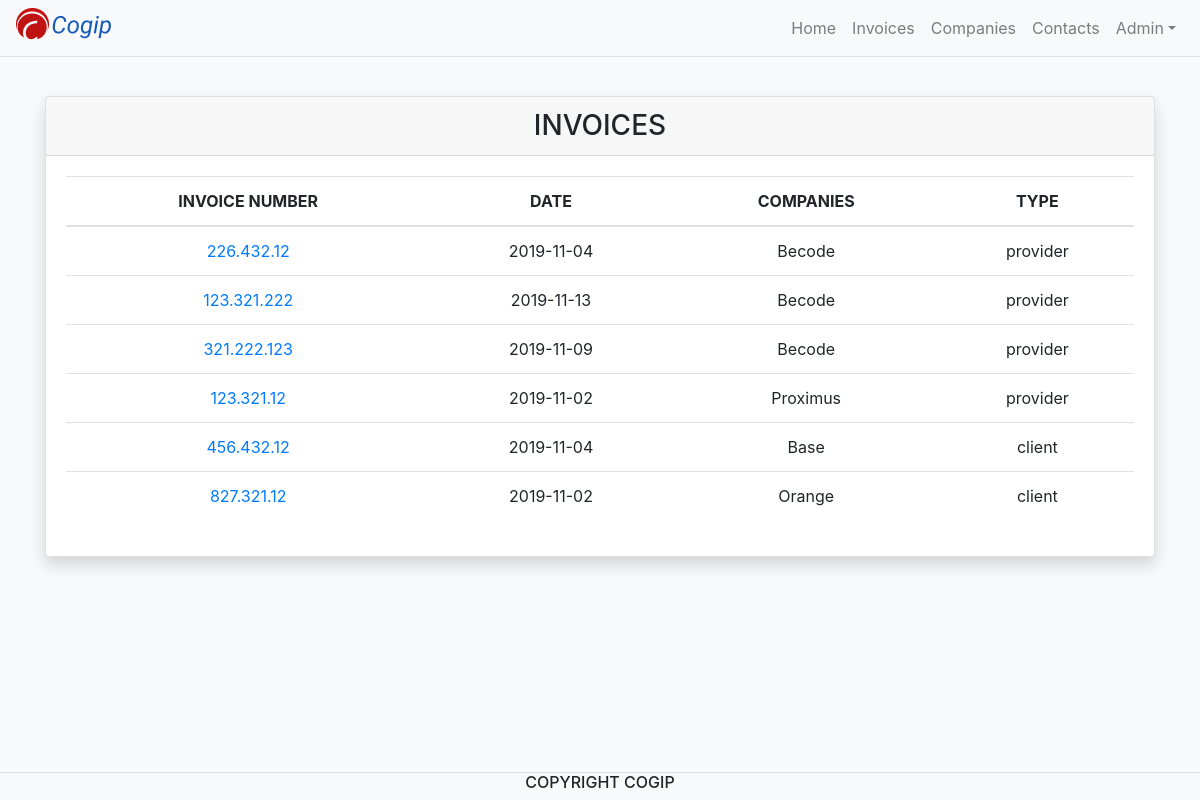
The page /?value=invoices on the database its author committed.
### tables this page shows
CREATE TABLE `invoices` (
  `id` int(11) NOT NULL,
  `date` date NOT NULL,
  `number` varchar(40) NOT NULL,
  `id_companies` int(5) NOT NULL,
  `id_contacts` int(5) NOT NULL
);

CREATE TABLE `companies` (
  `id` int(11) NOT NULL,
  `name` varchar(60) NOT NULL,
  `country` varchar(60) NOT NULL,
  `VAT` varchar(80) NOT NULL,
  `id_type_companies` int(5) NOT NULL
);

CREATE TABLE `type` (
  `id` int(11) NOT NULL,
  `type_companies` varchar(8) NOT NULL
);

### controller/controller.php (called while the page is built, shortened)
<?php
require 'model/model.php';
function displayInvoices(){
	$req = queryInvoices();
	include 'view/invoicesView.php';
}
?>

### model/model.php (called while the page is built, shortened)
<?php
function dbConnect()
{
    try{
        $db = new PDO ('mysql:host=database;dbname=Cogip','root','root');
        return $db;
    }
    catch(Exeption $e)
    {
        die('Erreur: '.$e->getMessage());
    }
}
function queryInvoices(){
         $db = dbConnect();
        $req = $db -> prepare("SELECT i.id AS inv_id, i.number, i.date, c.name, t.type_companies FROM invoices AS i
         INNER JOIN companies AS c
          ON i.id_companies = c.id
         INNER JOIN type AS t
          ON c.id_type_companies = t.id
          INNER JOIN contacts AS cont
          ON i.id_contacts = cont.id");
        $req-> execute();
        return $req;
}
?>

### view/invoicesView.php (the view)
<?php
    $invoices = $req -> fetchAll(PDO::FETCH_ASSOC);
?>
	<div class="card shadow mt-5">
    <div class="card-header text-center h3">
    	INVOICES
    	</div>
    	<div class="card-body">
<table class="table">
	<thead>
    <tr class="text-center">
        <th>INVOICE NUMBER</th>
        <th>DATE</th>
        <th>COMPANIES</th>
        <th>TYPE</th>
    </tr>
</thead>
<tbody>
    <?php
foreach($invoices as $key){
$url = $key['inv_id'];
$numInvoice = $key['number'];
$name = $key["name"];
$date = $key['date'];
$type_companies = $key['type_companies'];
$value = "invoices";
echo <<<EOF
<tr class="text-center"><td><a href="?id=$url&value=$value">$numInvoice</a></td>
<td>$date</td>
<td>$name </td>
<td>$type_companies</td>
</tr>
EOF;
}
?>
</tbody>
</table>
</div>

### rows shown on the page
invoices: number "226.432.12", date "2019-11-04", id_companies.name "Becode", type.type_companies "provider"
invoices: number "123.321.222", date "2019-11-13", id_companies.name "Becode", type.type_companies "provider"
invoices: number "321.222.123", date "2019-11-09", id_companies.name "Becode", type.type_companies "provider"
invoices: number "123.321.12", date "2019-11-02", id_companies.name "Proximus", type.type_companies "provider"
invoices: number "456.432.12", date "2019-11-04", id_companies.name "Base", type.type_companies "client"
invoices: number "827.321.12", date "2019-11-02", id_companies.name "Orange", type.type_companies "client"
